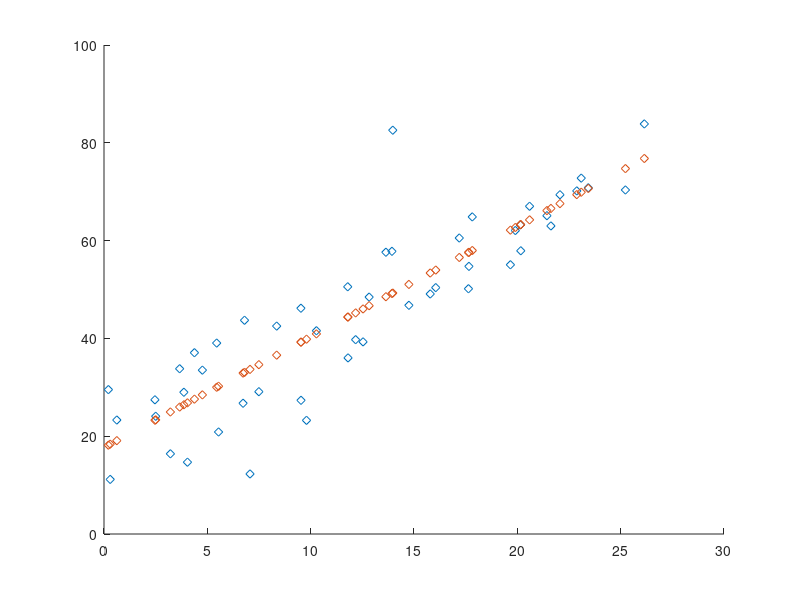

The MATLAB script that drew this image:
%problemA.m
%Harrison Leece
load data_A.mat

hold on
plot(t,y,'d')

s = ones(length(t),1);
A = [s,t];
B = A' * A;

rhs = A' * y;

xHat = B\rhs
k = xHat(1) + xHat(2) * t
plot(t,k,'d')